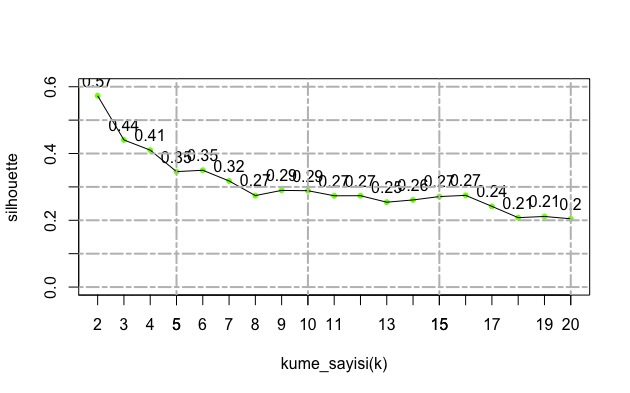

Source code (R):
# satis veri setini cagiralim

satis <- read.table(file.choose(),header=T,sep=",")

# ingilizce basliklari turkceye cevirelim 
colnames(satis) <- c("satiskanali","bolge","tazeurun_yillikharcama","suturunleri_yillikharcama","sebzeurunleri_yillikharcama","donmusurunlerde_yillikharcama","temizlikmalzemelerinde_yillikharcama","sarkuteriurunleri_yillikharcama")

# satiskanali ve bolge kumeleme icin kullanilmayacak cikaralim

satis <- satis[-1:-2]
summary(satis)

# normalize ederek devam edelim
# hepsini birden yapalim
library(clusterSim)
normalize_satis <- data.Normalization(x=satis, type="n4",normalization = "column")

# kortalamalar icin kmeans kullanacagiz
# amac kume ici uzakligi minimum
# kumeler arasi uzakligin ise maksimum olmasini saglamaktir
# 2 kume icin

model2 <- kmeans(x=normalize_satis,2)
table(model2$cluster)

model2$totss# kare toplamlarinin toplami
model2$tot.withinss # toplam kume ici kare toplamlari
model2$withinss # kume ici kare toplamlari
model2$betweenss # kumeler arasi kare toplamlari



# 3 kume icin

model3 <- kmeans(x=normalize_satis,3)
table(model3$cluster)
model3$totss
model3$tot.withinss
model3$withinss
model3$betweenss

# k= 2 degeri icin silhouette hesaplamasi
k <- 2
silhouette_degeri <- 0
set.seed(1)
satis_modeli <- kmeans(normalize_satis,centers=k)
# cluster paketi icindeki silhouette fonks. ile hesaplamayi gerceklestirelim
satis_silhouette <- silhouette(satis_modeli$cluster, dist(normalize_satis, method="euclidean"))
satis_silhouette # ornegin ait oldugu kume, ornegin komsu kumesi, silhouette genisligi

silhouette_degeri <- mean(satis_silhouette[,c("sil_width")])
silhouette_degeri # k= 2 icin ortalama silhouette genisligi

# digerleri icinde hesaplamak icin dongu kullanalim
k <- 20
silhouette_degeri <- 0
for(i in 2:k) {
  set.seed(1)
  satis_modeli <- kmeans(normalize_satis, centers=i)
  satis_silhouette <- silhouette(satis_modeli$cluster, dist(normalize_satis, method="euclidean"))
  silhouette_degeri[i] <- mean(satis_silhouette[,c("sil_width")])
}

silhouette_degeri

# grafikte tum degerleri gorelim

plot(2:k, silhouette_degeri[2:k],col="Chartreuse",pch=20, cex=1, lty="solid",
     xlab="kume_sayisi(k)",ylab="silhouette",
     xlim=range(2,20),ylim=range(0,0.6))

text(2:k, silhouette_degeri[2:k],
     labels=round(silhouette_degeri[2:k],2)
     ,pos=3)
lines(2:k,silhouette_degeri[2:k])

axis(1,at=1:20, labels=c(1:20))
grid(NULL,NULL,lty=6, col="grey",lwd=2)
